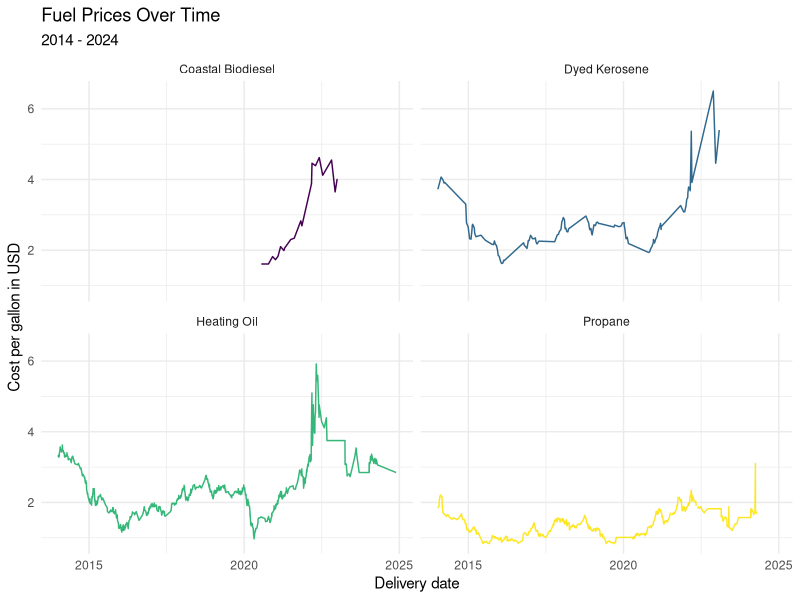
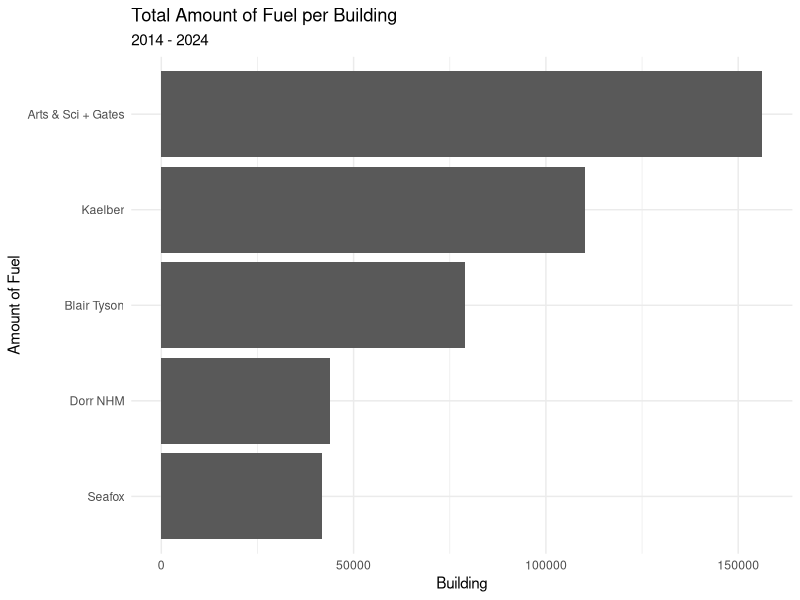
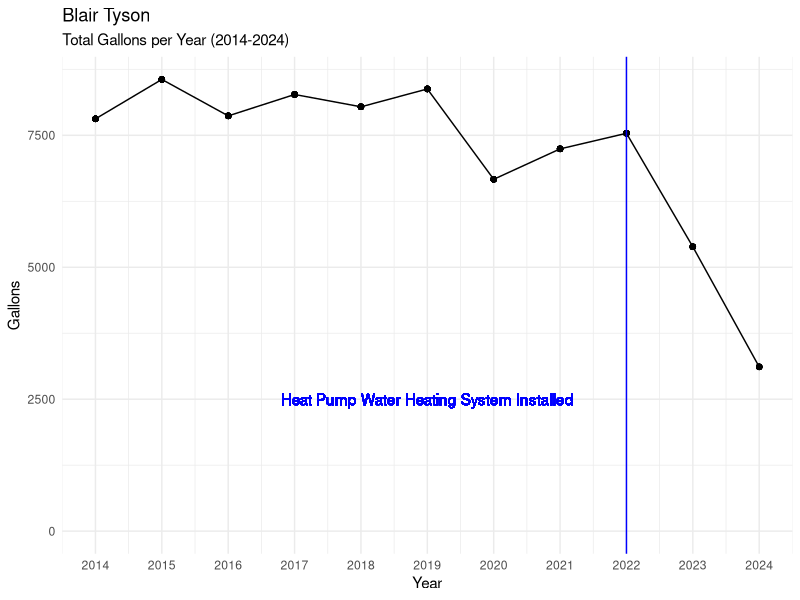
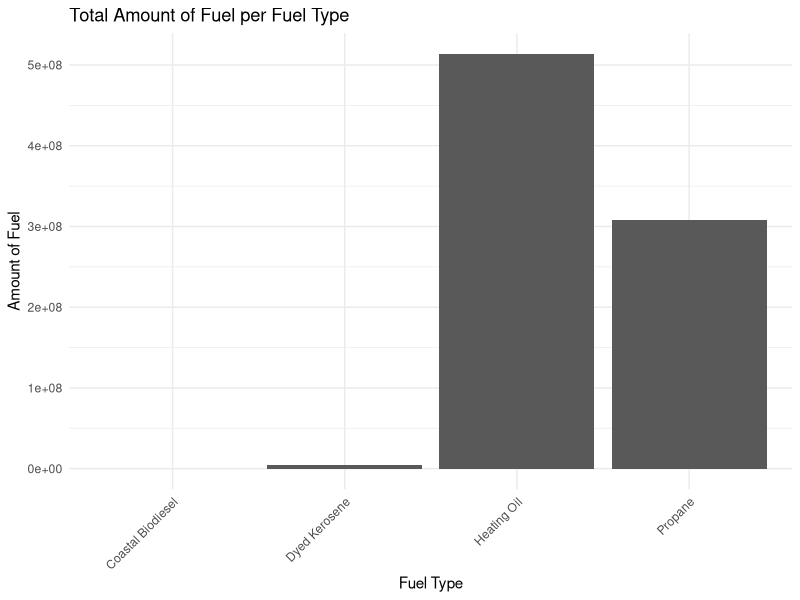
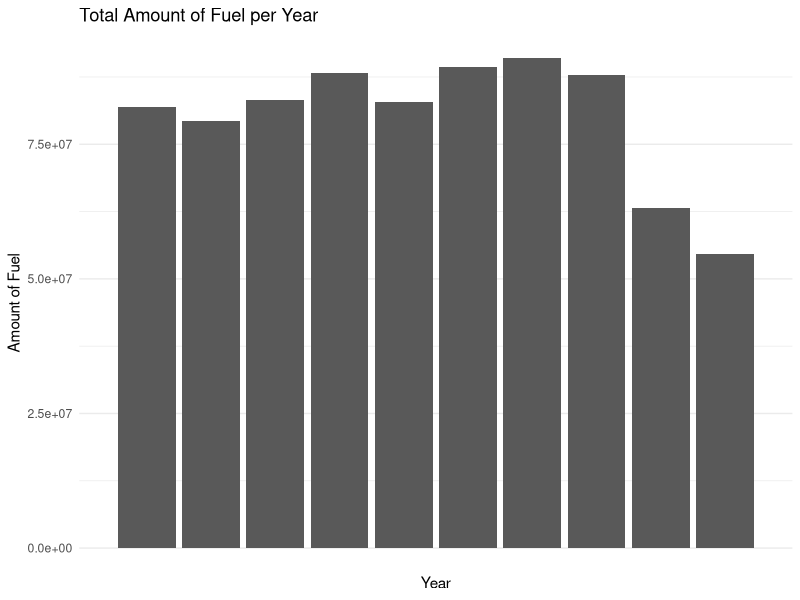
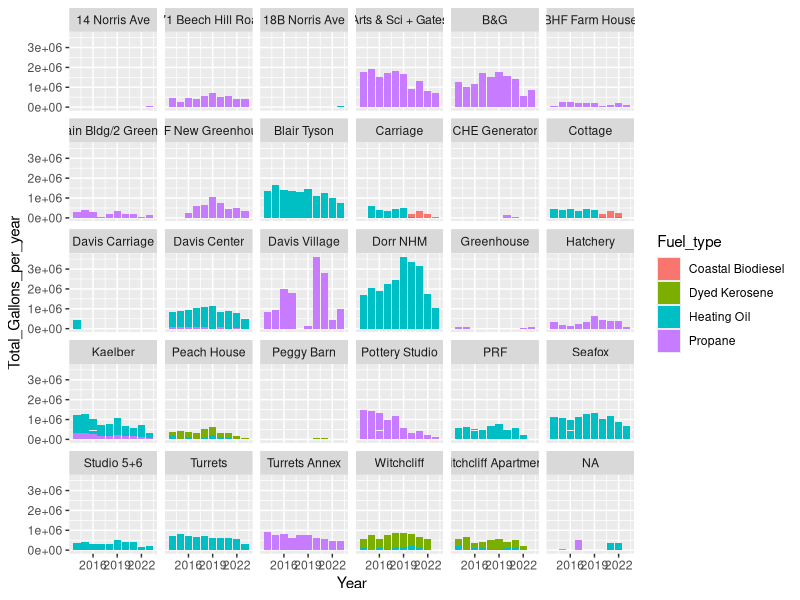
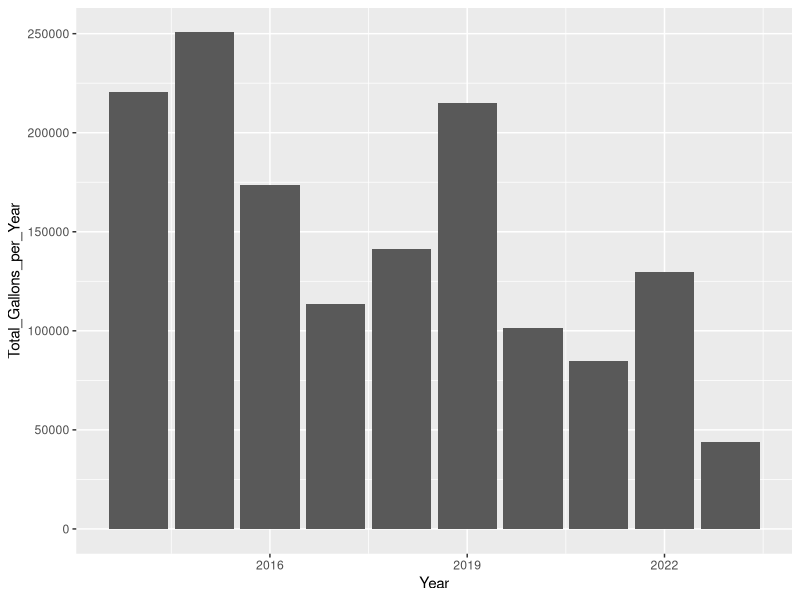
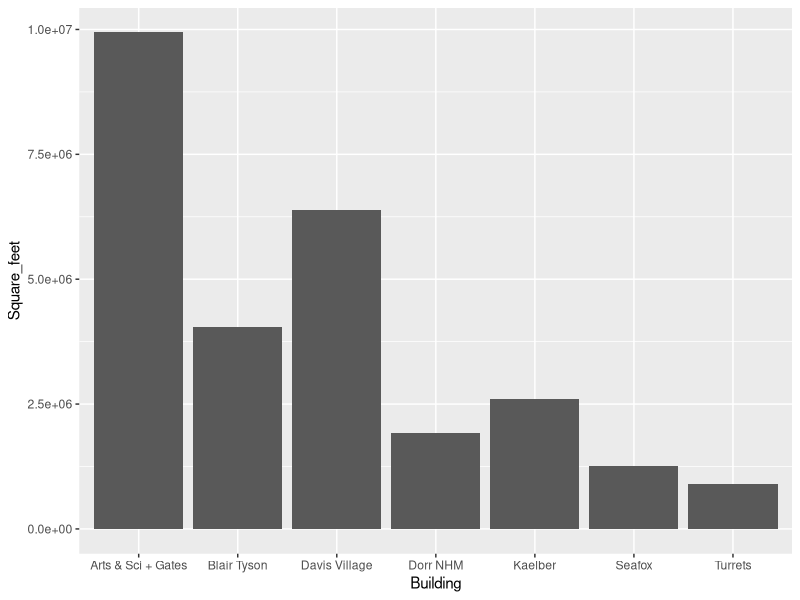

These charts were generated, in order, by the following R code:
## ---- chunk 1
library(tidyverse)
library(broom)
library(readr)
library(lubridate)
library(stringr)
library(dplyr)
## ---- chunk 2
fuels <- read_csv("../data/Dead-River.csv",
                  col_names = c("X1", "X2", 
                                "Delivery_date", "Fuel_type",
                                "Tank_number", "Building",
                                "Gallons", "Unit_cost",
                                "Cost"))
## ---- chunk 3
area <- read_csv("../data/BuildingArea.csv",
                 col_names = c("Building", "Square_feet"))
## ---- chunk 4
fuels <- fuels |>
left_join(area)
## ---- chunk 5
fuels <- fuels |>
select(Delivery_date, Fuel_type, Tank_number, Building, Gallons, Unit_cost, Cost, Square_feet) |>
  filter(Delivery_date != "Delivery Date") |> 
  mutate(Delivery_date = mdy(Delivery_date))
 
## ---- chunk 6
fuels <- fuels |>  
  mutate(Tank_number = case_when(
   Tank_number == "Tank 8" ~ "8",
   Tank_number == "Tank 3" ~ "3",
   Tank_number == "Tank 24" ~ "24",
   Tank_number == "Tank 17" ~ "17",
   TRUE ~ Tank_number
  ),
  Tank_number = as.integer(Tank_number))
## ---- chunk 7
fuels <- fuels |>
  mutate(Cost = case_when(
    Cost == "610.12 cr" ~ "-610.12", # the cr denotes a credit/refund, so here it is changed to a negative numeric value
    TRUE ~ Cost
  ),
  Cost = as.numeric(Cost))
## ---- chunk 8
fuels <- fuels |>  
  mutate(Fuel_type = case_when(
    Fuel_type == "#2 HEATING OIL" ~ "Heating Oil",
    Fuel_type == "#2 Heating Oil" ~ "Heating Oil",
    Fuel_type == "SLPP #2 FUEL OIL" ~ "Heating Oil",
    Fuel_type == "SLP LIQ PROPANE" ~ "Propane",
    Fuel_type == "LIQUID PROPANE" ~ "Propane",
    Fuel_type == "DYED KEROSENE" ~ "Dyed Kerosene",
  TRUE ~ Fuel_type
  ))
## ---- chunk 9
fuels <- fuels |>
  mutate(Gallons = as.numeric(Gallons)) |>
  mutate(Unit_cost = as.numeric(Unit_cost))
## ---- chunk 10
fuels <- fuels |>
  mutate(Year = substr(Delivery_date, 1, 4)) |>
  mutate(Month = substr(Delivery_date, 6, 7)) |>
  mutate(Year = as.numeric(Year)) |>
  mutate(Month = as.numeric(Month))
## ---- chunk 11
fuels <- fuels |>
  mutate(Square_feet = case_when(
    Building == "Turrets" ~ "8400",
    Building == "Turrets Annex" ~ "4200",
    TRUE ~ Square_feet
  )) |>
  mutate(Square_feet = as.numeric(Square_feet))
## ---- chunk 12

# make one big function

# main_total_fuels <- data.frame(
#  Building = unique(fuels$Building),
#  Total_Gallons = unique(fuels$Total_Gallons_per_Building)
# )

# main_total_fuels |>
#   filter(Building == c("Witchcliff Apartments", "Witchcliff","Studio 5+6","PRF",
#                        "Pottery Studio","Peggy Barn", "Peach House", "Hatchery", "Greenhouse", 
#                        "Davis Carriage", "Cottage", "CHE Generator", "Carriage", 
#                        "BHF New Greenhouse", "BHF Main Bldg/2 Greenhouse", "BHF Farm House", 
#                        "18B Norris Ave", "171 Beech Hill Road", "14 Norris Ave")) |>
#   (Other_Gallons <- sum(Total_Gallons))

# with(main_total_fuels, sum(Total_Gallons[Total_Gallons < 9952.2]))

# main_total_fuels <- main_total_fuels |>
#  add_row(Building = "Other", 
#          Total_Gallons = with(main_total_fuels, sum(Total_Gallons[Total_Gallons < #9952.2])))

#main_total_fuels <- main_total_fuels |>
#  filter(Total_Gallons >= 9952.2 | Building == "Other")


## ---- chunk 13
p1 <- starwars |>
  filter(mass < 1000, 
         species %in% c("Human", "Cerean", "Pau'an", "Droid", "Gungan")) |>
  ggplot() +
  geom_point(aes(x = mass, 
                 y = height, 
                 color = species)) +
  labs(x = "Weight (kg)", 
       y = "Height (m)",
       color = "Species",
       title = "Weight and Height of Select Starwars Species",
       caption = paste("This data comes from the starwars api: https://swapi.py43.com"))


ggsave("example-starwars.png", width = 4, height = 4)

ggsave("example-starwars-wide.png", width = 6, height = 4)
## ---- chunk 14
fuels %>% 
  ggplot(mapping = aes(x = Delivery_date, y = Unit_cost, color = Fuel_type)) +
  geom_line() +
  facet_wrap(~ Fuel_type) +
  scale_color_viridis_d() +
  theme_minimal() +
  guides(color = FALSE) +
  labs(title = "Fuel Prices Over Time",
       subtitle = "2014 - 2024",
       x = "Delivery date",
       y = "Cost per gallon in USD")

## ---- chunk 15
fuels |>
  group_by(Building) |>
  summarize(Total_Gallons_per_Building = sum(Gallons), .groups = "drop") |>
  slice_max(order_by = Total_Gallons_per_Building, n = 5) |>
  slice_max(Total_Gallons_per_Building, n = 5) |>
  ggplot(aes(y = fct_reorder(Building, Total_Gallons_per_Building), x = Total_Gallons_per_Building)) +
  geom_col() +
  theme_minimal() +
  guides(color = FALSE) +
  labs(title = "Total Amount of Fuel per Building",
       subtitle = "2014 - 2024",
       x = "Building",
       y = "Amount of Fuel")

## ---- chunk 16
fuels |>
  filter(Building == "Blair Tyson") |>
  group_by(Year) |>
  mutate(bt_year_sum = sum(Gallons)) |>
  ggplot(aes(x = Year, y = bt_year_sum)) +
  geom_point() +
  geom_line() +
  theme_minimal() +
  labs(title = "Blair Tyson",
       subtitle = "Total Gallons per Year (2014-2024)",
       y = "Gallons") +
  scale_x_continuous(breaks = seq(from = 2014, to = 2024, by = 1)) +
  ylim(0, NA) +
  geom_vline(xintercept = 2022, color = "blue") +
  geom_text(aes(x = 2019, y = 2500), label = "Heat Pump Water Heating System Installed", colour = "blue")
## ---- chunk 17
fuels |>
  group_by(Fuel_type) |>
  mutate(Total_Gallons_per_Fuel_Type = sum(Gallons)) |>
ggplot(aes(x = Fuel_type, y = Total_Gallons_per_Fuel_Type)) +
  geom_col() +
  scale_x_discrete(guide = guide_axis(angle = 45)) +
  theme_minimal() +
  guides(color = FALSE) +
  labs(title = "Total Amount of Fuel per Fuel Type",
       x = "Fuel Type",
       y = "Amount of Fuel")
## ---- chunk 18
fuels |>
  group_by(Fuel_type) |>
  mutate(Total_Gallons_per_Fuel_Type = sum(Gallons)) |>
  filter(Year != 2024) |>
  ggplot(aes(x = Year, y = Total_Gallons_per_Fuel_Type)) +
  geom_col() +
  scale_x_discrete(guide = guide_axis(angle = 45)) +
  theme_minimal() +
  guides(color = FALSE) +
  labs(title = "Total Amount of Fuel per Year",
       x = "Year",
       y = "Amount of Fuel")
## ---- chunk 19

fuels |>
  filter(Year != 2024) |>
  group_by(Year) |>
  mutate(Total_Gallons_per_year = sum(Gallons)) %>% 
  ggplot(aes(x = Year, y = Total_Gallons_per_year, fill = Fuel_type))+
  geom_col() +
  facet_wrap(~Building)
  theme_minimal()

## ---- chunk 20

fuels |>
  filter(Building == "Kaelber" & Year != 2024) |>
  group_by(Year) |>
  #View() |>
  mutate(Total_Gallons_per_Year = sum(Gallons)) |>
  ggplot(aes(x = Year, y = Total_Gallons_per_Year)) +
  geom_col()

## ---- chunk 21

# do factor shift thingy

# ggplot(main_total_fuels, aes(x = "", y = Total_Gallons, fill = Building)) +
#  geom_bar(stat = "identity", width = 1, color = "white") +
#  coord_polar("y", start = 0) +
#  theme_void()

## ---- chunk 22
fuels |>
  filter(Square_feet >= 5000) |>
  ggplot(aes(x = Building, y = Square_feet)) +
  geom_col()
## ---- chunk 23
fuels |>
  filter(Year >= 2019, Year <= 2023) |>
  group_by(Building) |>
  mutate(Total_Gallons_per_Building = sum(Gallons)) |>
  mutate(total_per_sf = (Total_Gallons_per_Building / Square_feet)) |>
  summarize(total_per_sf = unique(total_per_sf)) |>
  filter(total_per_sf > 2) |>
  ggplot(aes(x = Building, y = total_per_sf)) +
  geom_col() +
  labs(title = "Total Gallons per Square Foot",
       subtitle = "Highest 6 Buildings",
       y = "Total Gallons per Square Foot") +
  theme_minimal() +
  coord_flip()
